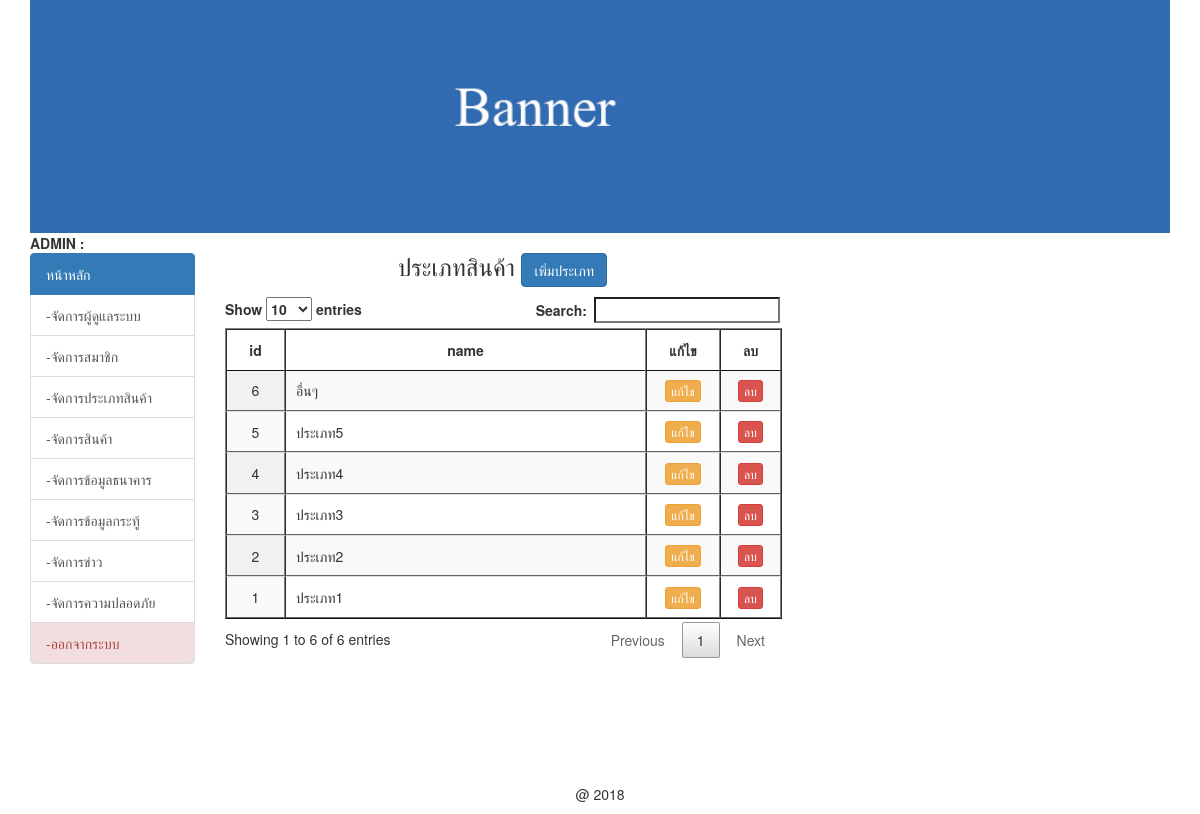
The app's page /backend/list_product_type.php (signed in) with its own data.
### tables this page shows
CREATE TABLE `tbl_type` (
  `t_id` int(11) NOT NULL auto_increment,
  `t_name` varchar(100) NOT NULL,
  PRIMARY KEY  (`t_id`)
);

### backend/list_product_type.php (the view, shortened to what this page needs)
<?php require_once('../Connections/condb.php'); ?>
<?php
$query_ptype = "SELECT * FROM tbl_type";
$ptype = mysql_query($query_ptype, $condb) or die(mysql_error());
$row_ptype = mysql_fetch_assoc($ptype);
$totalRows_ptype = mysql_num_rows($ptype);
?>
<!DOCTYPE html>
<html lang="en">
  <head>
	<?php include('h.php');?>
    <?php include('datatable.php');?>
  </head>
  <body>
  <div class="container">
  <div class="row">
         <?php include('banner.php');?>
   </div>
  	<div class="row">
    	<div class="col-md-2">
        <b>  ADMIN : <?php include('mm.php');?> </b>
        <br>
        <?php include('menu.php');?>
      </div>
      <div class="col-md-6">
        <h3 align="center"> ประเภทสินค้า <a href="add_product_type.php" class="btn btn-primary"> เพิ่มประเภท </a> </h3>
        <table id="example" class="display" cellspacing="0" border="1">
		<thead>
          <tr>
            <th width="5%">id</th>
            <th width="50%">name</th>
            <th width="5%"> <center> แก้ไข </center></th>
            <th width="5%"> <center> ลบ </center></th>
          </tr>
        </thead>
        <?php if($totalRows_ptype>0){?>
          <?php do { ?>
            <tr>
              <td align="center"><?php echo $row_ptype['t_id']; ?></td>
              <td><?php echo $row_ptype['t_name']; ?></td>
              <td><center> <a href="edit_product_type.php?t_id=<?php echo $row_ptype['t_id'];?>" class="btn btn-warning btn-xs"> แก้ไข </a> </center></td>
              <td><center>
              <a href="del_product_type.php?t_id=<?php echo $row_ptype['t_id'];?>" class="btn btn-danger btn-xs" onClick="return confirm('ยืนยันการลบ');">
              ลบ </a></center></td>
            </tr>
            <?php } while ($row_ptype = mysql_fetch_assoc($ptype)); ?>
        <?php } ?>
        </table>
      </div>
    </div>
 </div>
  </body>
</html>
<?php include('f.php');?>

### css/style.css (style rules this page uses)
th { text-align:center; }

### records on screen
tbl_type: t_id "1", t_name "ประเภท1"
tbl_type: t_id "2", t_name "ประเภท2"
tbl_type: t_id "3", t_name "ประเภท3"
tbl_type: t_id "4", t_name "ประเภท4"
tbl_type: t_id "5", t_name "ประเภท5"
tbl_type: t_id "6", t_name "อื่นๆ"
